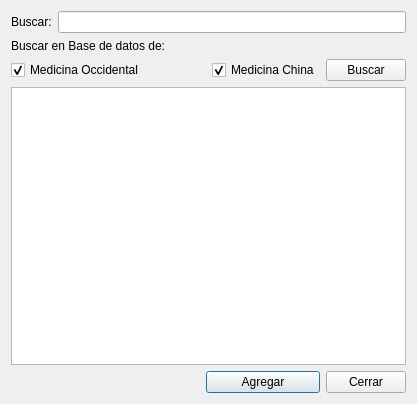
<?xml version="1.0" encoding="UTF-8"?>
<ui version="4.0">
 <class>FrmAnadirDiagnostico</class>
 <widget class="QDialog" name="FrmAnadirDiagnostico">
  <property name="geometry">
   <rect>
    <x>0</x>
    <y>0</y>
    <width>417</width>
    <height>404</height>
   </rect>
  </property>
  <property name="windowTitle">
   <string>Dialog</string>
  </property>
  <layout class="QGridLayout" name="gridLayout">
   <item row="0" column="0">
    <widget class="QLabel" name="label">
     <property name="text">
      <string>Buscar:</string>
     </property>
    </widget>
   </item>
   <item row="0" column="1" colspan="4">
    <widget class="QLineEdit" name="txtBusar"/>
   </item>
   <item row="1" column="0" colspan="3">
    <widget class="QLabel" name="label_2">
     <property name="text">
      <string>Buscar en Base de datos de:</string>
     </property>
    </widget>
   </item>
   <item row="2" column="0" colspan="2">
    <widget class="QCheckBox" name="chkMed_Occidental">
     <property name="text">
      <string>Medicina Occidental</string>
     </property>
     <property name="checked">
      <bool>true</bool>
     </property>
    </widget>
   </item>
   <item row="2" column="3">
    <widget class="QCheckBox" name="chkMed_China">
     <property name="text">
      <string>Medicina China</string>
     </property>
     <property name="checked">
      <bool>true</bool>
     </property>
    </widget>
   </item>
   <item row="3" column="0" colspan="5">
    <widget class="QColumnView" name="listaDiagnositicos"/>
   </item>
   <item row="4" column="1">
    <spacer name="horizontalSpacer">
     <property name="orientation">
      <enum>Qt::Horizontal</enum>
     </property>
     <property name="sizeHint" stdset="0">
      <size>
       <width>129</width>
       <height>20</height>
      </size>
     </property>
    </spacer>
   </item>
   <item row="4" column="2" colspan="2">
    <widget class="QPushButton" name="btnAgregar">
     <property name="text">
      <string>Agregar</string>
     </property>
     <property name="icon">
      <iconset resource="../Maya.qrc">
       <normaloff>:/Icons/PNG/add.png</normaloff>:/Icons/PNG/add.png</iconset>
     </property>
     <property name="iconSize">
      <size>
       <width>24</width>
       <height>24</height>
      </size>
     </property>
    </widget>
   </item>
   <item row="4" column="4">
    <widget class="QPushButton" name="btnCerrar">
     <property name="text">
      <string>Cerrar</string>
     </property>
     <property name="icon">
      <iconset resource="../Maya.qrc">
       <normaloff>:/Icons/PNG/Delete.png</normaloff>:/Icons/PNG/Delete.png</iconset>
     </property>
     <property name="iconSize">
      <size>
       <width>24</width>
       <height>24</height>
      </size>
     </property>
    </widget>
   </item>
   <item row="2" column="4">
    <widget class="QPushButton" name="btnBuscar">
     <property name="text">
      <string>Buscar</string>
     </property>
     <property name="icon">
      <iconset resource="../Maya.qrc">
       <normaloff>:/Icons/PNG/search.png</normaloff>:/Icons/PNG/search.png</iconset>
     </property>
     <property name="iconSize">
      <size>
       <width>24</width>
       <height>24</height>
      </size>
     </property>
    </widget>
   </item>
  </layout>
 </widget>
 <resources>
  <include location="../Maya.qrc"/>
 </resources>
 <connections>
  <connection>
   <sender>btnCerrar</sender>
   <signal>clicked()</signal>
   <receiver>FrmAnadirDiagnostico</receiver>
   <slot>close()</slot>
   <hints>
    <hint type="sourcelabel">
     <x>335</x>
     <y>385</y>
    </hint>
    <hint type="destinationlabel">
     <x>77</x>
     <y>365</y>
    </hint>
   </hints>
  </connection>
  <connection>
   <sender>btnAgregar</sender>
   <signal>clicked()</signal>
   <receiver>FrmAnadirDiagnostico</receiver>
   <slot>accept()</slot>
   <hints>
    <hint type="sourcelabel">
     <x>240</x>
     <y>384</y>
    </hint>
    <hint type="destinationlabel">
     <x>134</x>
     <y>370</y>
    </hint>
   </hints>
  </connection>
 </connections>
</ui>
